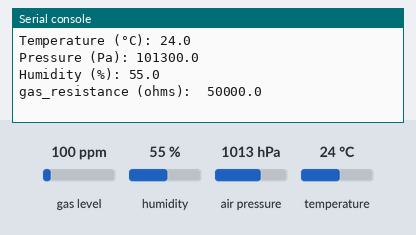
Recording of a program running on a simulated Raspberry Pi Pico running MicroPython. On the bench: the last lines printed to the serial console. Inputs (shaded band) come from the test bench; at power-on: gas level 100 ppm, humidity 55 %, air pressure 1013 hPa, temperature 24 °C.

Above: at 1.2 s.
1.3 s: gas level set to 20 ppm
At 2.2 s:
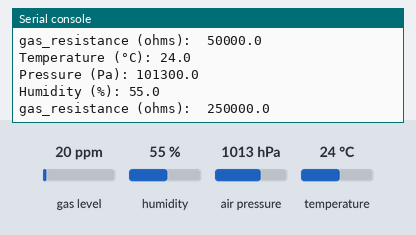
2.9 s: humidity set to 22 %
At 4.3 s:
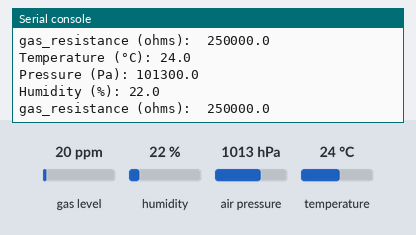
4.5 s: air pressure set to 952 hPa
At 5.1 s:
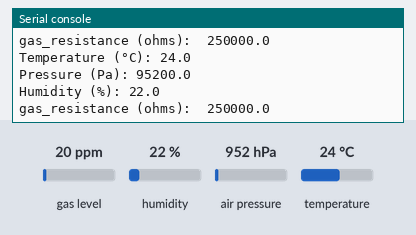

Measured:
- after the input at 1.3 s, the serial console: prints a new line at once (image 1)
- after the input at 2.9 s, the serial console: prints a new line after 0.71 s (image 2)
- after the input at 4.5 s, the serial console: prints a new line after 0.26 s (image 3)

The program:

BMETEST.py
```python
import time
from breakout_bme68x import BreakoutBME68X
from pimoroni_i2c import PimoroniI2C
from pimoroni import PICO_EXPLORER_I2C_PINS
from picographics import PicoGraphics, DISPLAY_PICO_EXPLORER

# set up the hardware
display = PicoGraphics(display=DISPLAY_PICO_EXPLORER)
i2c = PimoroniI2C(20,21)
bme = BreakoutBME68X(i2c, address=0x76)

# set up pen
WHITE = display.create_pen(255, 255, 255)
RED = display.create_pen(255, 0, 0)


# Main loop to read sensor data
while True:
    # Read sensor values as tuple
    temperature, pressure, humidity, gas_resistance, *_ = bme.read()

    # Print each reading
    print("Temperature (°C):", temperature)
    print("Pressure (Pa):", pressure)
    print("Humidity (%):", humidity)
    print("gas_resistance (ohms): ",gas_resistance)

    # Wait for 1 second before the next reading
    time.sleep(1.0)


    
```
